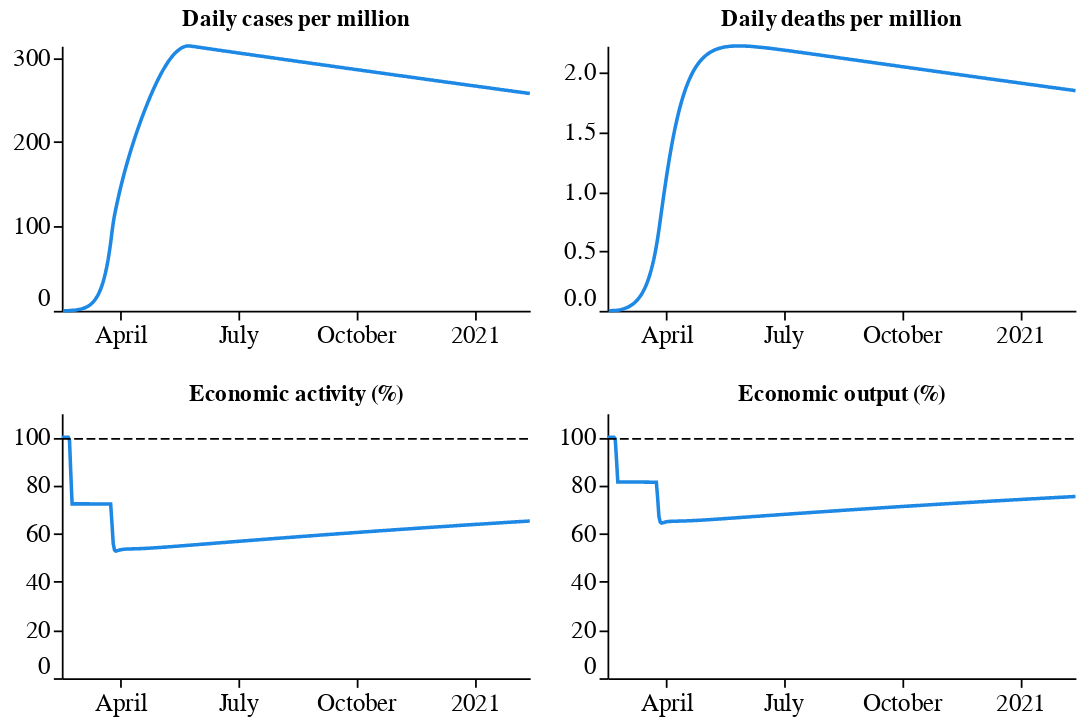

The cell this chart's notebook holds for it:
### Markdown cell above
### Simulate

### Code cell
params = tools.load_args('config/params.toml')
pol0 = {'zb': 0.8, 'zc': 50.0}
sim = model.simulate_path(params, pol0)
viz.outcome_summary(sim)

### Figure 1 — Vega-Lite specification as saved in the notebook (floating-point values rounded to 4 significant figures; data arrays with more than 128 entries replaced by an {"elided": "..."} marker saying what was removed)
{"config": {"view": {"strokeWidth": 0}, "axis": {"grid": false, "titleFontSize": 14, "labelFontSize": 14, "domainColor": "black", "labelColor": "black", "tickColor": "black"}, "legend": {"titleFontSize": 14, "labelFontSize": 14}, "axisY": {"labelFlush": true, "minExtent": 30}, "title": {"color": "black"}}, "vconcat": [{"hconcat": [{"data": {"name": "data-627824b346c4a97dea7195c53270cd54"}, "mark": {"type": "line", "color": "#1e88e5"}, "encoding": {"x": {"type": "temporal", "field": "date", "title": null}, "y": {"type": "quantitative", "field": "vals", "scale": {"clamp": true, "domain": [0, 313.9]}, "title": null}}, "height": 150, "title": "Daily cases per million", "width": 265}, {"data": {"name": "data-842e3d08e1464fc9565cc0e9941b9a68"}, "mark": {"type": "line", "color": "#1e88e5"}, "encoding": {"x": {"type": "temporal", "field": "date", "title": null}, "y": {"type": "quantitative", "field": "vals", "scale": {"clamp": true, "domain": [0, 2.223]}, "title": null}}, "height": 150, "title": "Daily deaths per million", "width": 265}], "spacing": 10}, {"hconcat": [{"layer": [{"data": {"name": "data-a903d7dc0ef47b0686964f0a47771642"}, "mark": {"type": "line", "color": "#1e88e5"}, "encoding": {"x": {"type": "temporal", "field": "date", "title": null}, "y": {"type": "quantitative", "field": "vals", "scale": {"clamp": true, "domain": [0, 110]}, "title": null}}, "height": 150, "title": "Economic activity (%)", "width": 265}, {"data": {"name": "data-e8c6b58673d53d7705ee0c77349c39ba"}, "mark": {"type": "line", "color": "black", "strokeDash": [5, 2], "strokeWidth": 1}, "encoding": {"x": {"type": "temporal", "field": "date"}, "y": {"type": "quantitative", "field": "base"}}}]}, {"layer": [{"data": {"name": "data-9bedb2016f3b32fdde173c70a2c85e61"}, "mark": {"type": "line", "color": "#1e88e5"}, "encoding": {"x": {"type": "temporal", "field": "date", "title": null}, "y": {"type": "quantitative", "field": "vals", "scale": {"clamp": true, "domain": [0, 110]}, "title": null}}, "height": 150, "title": "Economic output (%)", "width": 265}, {"data": {"name": "data-e8c6b58673d53d7705ee0c77349c39ba"}, "mark": {"type": "line", "color": "black", "strokeDash": [5, 2], "strokeWidth": 1}, "encoding": {"x": {"type": "temporal", "field": "date"}, "y": {"type": "quantitative", "field": "base"}}}]}], "spacing": 10}], "spacing": 20, "$schema": "https://vega.github.io/schema/vega-lite/v4.8.1.json", "datasets": {"data-627824b346c4a97dea7195c53270cd54": {"elided": "365 records"}, "data-842e3d08e1464fc9565cc0e9941b9a68": {"elided": "365 records"}, "data-a903d7dc0ef47b0686964f0a47771642": {"elided": "365 records"}, "data-e8c6b58673d53d7705ee0c77349c39ba": {"elided": "365 records"}, "data-9bedb2016f3b32fdde173c70a2c85e61": {"elided": "365 records"}}}
